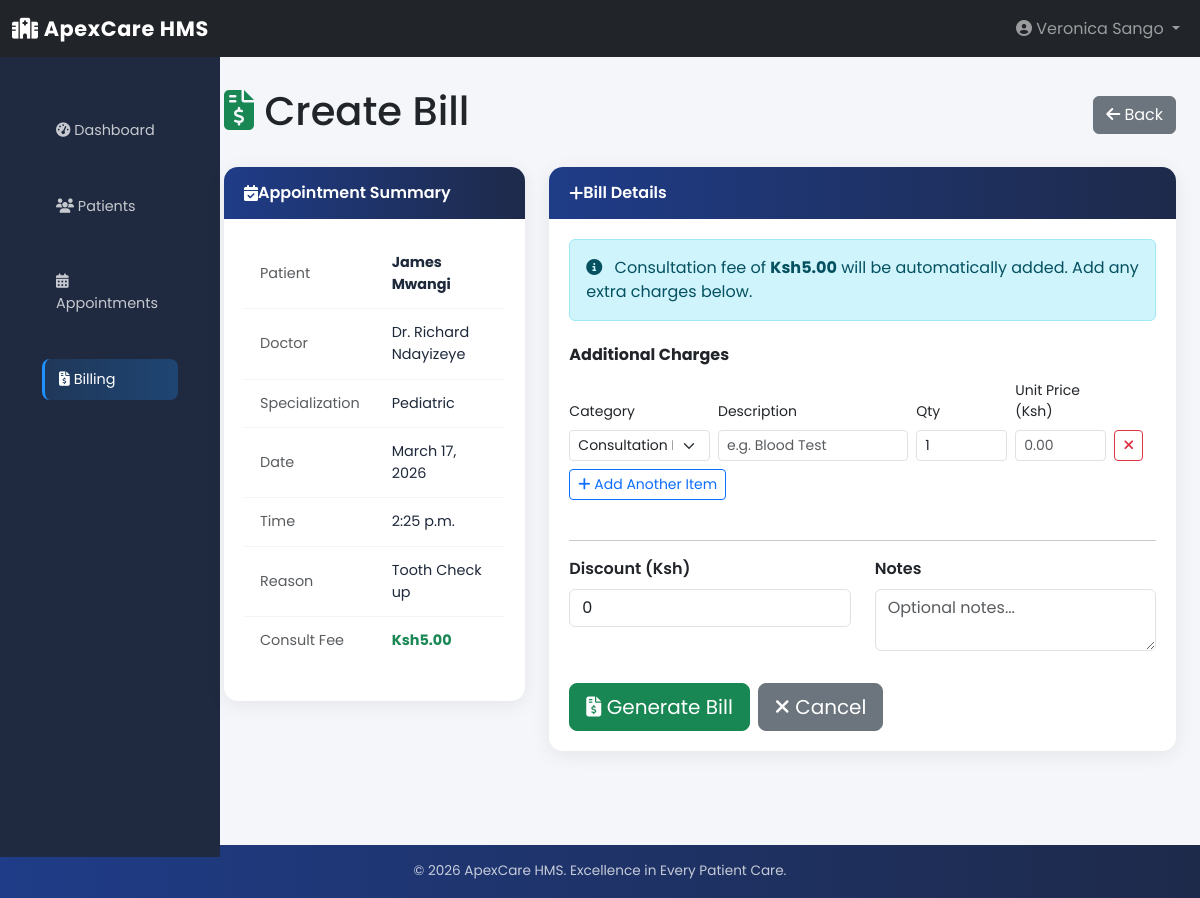
Page /billing/create/8/ (signed in) on the committed database.
### appointments/models.py (models this page shows, shortened)
class Appointment(models.Model):
    STATUS_CHOICES = [
        ('pending', 'Pending'),
        ('confirmed', 'Confirmed'),
        ('scheduled', 'Scheduled'),
        ('completed', 'Completed'),
        ('cancelled', 'Cancelled'),
        ('referred', 'Referred'),
    ]
    patient = models.ForeignKey(
        "patients.Patient",
        on_delete=models.CASCADE,
        related_name="appointments"
    )
    doctor = models.ForeignKey(
        "doctors.Doctor",
        on_delete=models.CASCADE,
        related_name="appointments"
    )
    appointment_date = models.DateField()
    appointment_time = models.TimeField()
    reason = models.CharField(max_length=255, blank=True, null=True)
    notes = models.TextField(blank=True, null=True)
    status = models.CharField(
        max_length=20,
        choices=STATUS_CHOICES,
        default='pending'
    )
    created_by = models.ForeignKey(
        User,
        on_delete=models.SET_NULL,
        null=True,
        related_name="created_appointments"
    )
    created_at = models.DateTimeField(auto_now_add=True)
    updated_at = models.DateTimeField(auto_now=True)
    class Meta:
        db_table = "appointments_appointment"
        verbose_name = "Appointment"
        verbose_name_plural = "Appointments"
        ordering = ["-appointment_date", "-appointment_time"]
        unique_together = ["patient", "doctor", "appointment_date", "appointment_time"]

### patients/models.py (models this page shows, shortened)
class Patient(models.Model):
    GENDER_CHOICES = [
        ('male', 'Male'),
        ('female', 'Female'),
        ('other', 'Other'),
    ]
    BLOOD_TYPE_CHOICES = [
        ('O+', 'O+'), ('O-', 'O-'),
        ('A+', 'A+'), ('A-', 'A-'),
        ('B+', 'B+'), ('B-', 'B-'),
        ('AB+', 'AB+'), ('AB-', 'AB-'),
    ]
    user = models.OneToOneField(
        User,
        on_delete=models.CASCADE,
        related_name='patient_profile'
    )
    first_name = models.CharField(max_length=100)
    last_name = models.CharField(max_length=100)
    date_of_birth = models.DateField()
    gender = models.CharField(
        max_length=10,
        choices=GENDER_CHOICES
    )
    contact = models.CharField(
        max_length=20,
        validators=[
            RegexValidator(
                regex=r'^\+?\d{9,15}Ksh',
                message='Enter a valid phone number'
            )
        ]
    )
    email = models.EmailField(blank=True, null=True)
    address = models.TextField(blank=True, null=True)
    county = models.CharField(max_length=100, blank=True, null=True)
    blood_type = models.CharField(
        max_length=5,
        choices=BLOOD_TYPE_CHOICES,
        blank=True,
        null=True
    )
    emergency_contact = models.CharField(max_length=20, blank=True, null=True)
    emergency_contact_name = models.CharField(max_length=100, blank=True, null=True)
    medical_history = models.TextField(blank=True, null=True)
    allergies = models.TextField(blank=True, null=True)
    created_at = models.DateTimeField(auto_now_add=True)
    updated_at = models.DateTimeField(auto_now=True)
    class Meta:
        db_table = "patients_patient"
        verbose_name = "Patient"
        verbose_name_plural = "Patients"
        ordering = ["-created_at"]

### doctors/models.py (models this page shows, shortened)
class Doctor(models.Model):
    phone_validator = RegexValidator(
        regex=r'^\+?\d{9,15}Ksh',
        message='Enter a valid phone number'
    )
    user = models.OneToOneField(
        User,
        on_delete=models.CASCADE,
        related_name='doctor_profile'
    )
    first_name = models.CharField(max_length=100)
    last_name = models.CharField(max_length=100)
    specialization = models.CharField(max_length=100)
    license_number = models.CharField(
        max_length=50,
        unique=True
    )
    contact = models.CharField(
        max_length=20,
        validators=[phone_validator]
    )
    email = models.EmailField(blank=True, null=True)
    consultation_fee = models.DecimalField(
        max_digits=10,
        decimal_places=2,
        default=0
    )
    availability = models.TextField(
        blank=True,
        null=True,
        help_text="Example: Monday–Friday 9AM–5PM"
    )
    bio = models.TextField(blank=True, null=True)
    is_available = models.BooleanField(default=True)
    created_at = models.DateTimeField(auto_now_add=True)
    updated_at = models.DateTimeField(auto_now=True)
    class Meta:
        db_table = "doctors_doctor"
        verbose_name = "Doctor"
        verbose_name_plural = "Doctors"
        ordering = ["specialization", "last_name"]

### billing/views.py (the view, shortened to what this page needs)
# urls.py: path('create/<int:appointment_id>/', views.bill_create, name='bill_create'),
@login_required
@check_role('receptionist')
def bill_create(request, appointment_id):
    appointment = get_object_or_404(Appointment, id=appointment_id)
    if hasattr(appointment, 'bill'):
        messages.warning(request, 'A bill already exists for this appointment.')
        return redirect('billing:bill_detail', pk=appointment.bill.id)
    context = {
        'appointment': appointment,
        'consultation_fee': appointment.doctor.consultation_fee or 0,
        'categories': BillItem.CATEGORY_CHOICES,
    }
    return render(request, 'billing/bill_form.html', context)

### billing/templates/billing/bill_form.html (shortened to what this page needs)
{% extends 'base.html' %}
{% block content %}
<div class="d-flex justify-content-between align-items-center mb-4">
    <h1><i class="fas fa-file-invoice-dollar text-success"></i> Create Bill</h1>
    <a href="{% url 'billing:bill_list' %}" class="btn btn-secondary">
        <i class="fas fa-arrow-left"></i> Back
    </a>
</div>
<div class="row">
    <div class="col-md-4 mb-4">
        <div class="card">
            <div class="card-header">
                <i class="fas fa-calendar-check"></i> Appointment Summary
            </div>
            <div class="card-body">
                <table class="table table-sm table-borderless">
                    <tr>
                        <td class="text-muted">Patient</td>
                        <td><strong>{{ appointment.patient.first_name }} {{ appointment.patient.last_name }}</strong></td>
                    </tr>
                    <tr>
                        <td class="text-muted">Doctor</td>
                        <td>Dr. {{ appointment.doctor.first_name }} {{ appointment.doctor.last_name }}</td>
                    </tr>
                    <tr>
                        <td class="text-muted">Specialization</td>
                        <td>{{ appointment.doctor.specialization }}</td>
                    </tr>
                    <tr>
                        <td class="text-muted">Date</td>
                        <td>{{ appointment.appointment_date }}</td>
                    </tr>
                    <tr>
                        <td class="text-muted">Time</td>
                        <td>{{ appointment.appointment_time }}</td>
                    </tr>
                    <tr>
                        <td class="text-muted">Reason</td>
                        <td>{{ appointment.reason|default:'-' }}</td>
                    </tr>
                    <tr>
                        <td class="text-muted">Consult Fee</td>
                        <td><strong class="text-success">Ksh{{ consultation_fee }}</strong></td>
                    </tr>
                </table>
            </div>
        </div>
    </div>
    <div class="col-md-8 mb-4">
        <div class="card">
            <div class="card-header">
                <i class="fas fa-plus"></i> Bill Details
            </div>
            <div class="card-body">
                <form method="post" id="billForm">
                    <div class="alert alert-info mb-4">
                        <i class="fas fa-info-circle me-2"></i>
                        Consultation fee of <strong>Ksh{{ consultation_fee }}</strong> will be
                        automatically added. Add any extra charges below.
                    </div>
                    <h6 class="fw-bold mb-3">Additional Charges</h6>
                    <div id="itemsContainer">
                        <div class="item-row row g-2 mb-2 align-items-end">
                            <div class="col-md-3">
                                <label class="form-label small">Category</label>
                                <select class="form-select form-select-sm" name="category">
                                    {% for val, label in categories %}
                                    <option value="{{ val }}">{{ label }}</option>
                                    {% endfor %}
                                </select>
                            </div>
                            <div class="col-md-4">
                                <label class="form-label small">Description</label>
                                <input type="text" class="form-control form-control-sm"
                                       name="description" placeholder="e.g. Blood Test">
                            </div>
                            <div class="col-md-2">
                                <label class="form-label small">Qty</label>
                                <input type="number" class="form-control form-control-sm"
                                       name="quantity" value="1" min="1">
                            </div>
                            <div class="col-md-2">
                                <label class="form-label small">Unit Price (Ksh)</label>
                                <input type="number" class="form-control form-control-sm"
                                       name="unit_price" step="0.01" min="0" placeholder="0.00">
                            </div>
                            <div class="col-md-1">
                                <button type="button" class="btn btn-sm btn-outline-danger remove-row">
                                    <i class="fas fa-times"></i>
                                </button>
                            </div>
                        </div>
                    </div>
                    <button type="button" class="btn btn-outline-primary btn-sm mb-4" id="addItem">
                        <i class="fas fa-plus"></i> Add Another Item
                    </button>
                    <hr>
                    <div class="row">
                        <div class="col-md-6 mb-3">
                            <label class="form-label fw-semibold">Discount (Ksh)</label>
                            <input type="number" class="form-control" name="discount"
                                   step="0.01" min="0" value="0" placeholder="0.00">
                        </div>
                        <div class="col-md-6 mb-3">
                            <label class="form-label fw-semibold">Notes</label>
                            <textarea class="form-control" name="notes" rows="2"
                                      placeholder="Optional notes..."></textarea>
                        </div>
                    </div>
                    <div class="d-flex gap-2 mt-3">
                        <button type="submit" class="btn btn-success btn-lg">
                            <i class="fas fa-file-invoice-dollar"></i> Generate Bill
                        </button>
                        <a href="{% url 'billing:bill_list' %}" class="btn btn-secondary btn-lg">
                            <i class="fas fa-times"></i> Cancel
                        </a>
                    </div>
                </form>
            </div>
        </div>
    </div>
</div>
{% endblock %}

### templates/base.html (shortened to what this page needs)
{% load static %}
<!DOCTYPE html>
<html lang="en">
<head>
    <link href="https://cdn.jsdelivr.net/npm/bootstrap@5.3.8/dist/css/bootstrap.min.css" rel="stylesheet">
    <link rel="stylesheet" href="https://cdnjs.cloudflare.com/ajax/libs/font-awesome/6.4.0/css/all.min.css">
    <link rel="stylesheet" href="{% static 'css/style.css' %}">
</head>
<body>
<nav class="navbar navbar-expand-lg navbar-dark bg-dark sticky-top">
    <div class="container-fluid">
        <a class="navbar-brand" href="{% url 'core:dashboard' %}">
            <i class="fas fa-hospital"></i> ApexCare HMS
        </a>
        <div class="collapse navbar-collapse" id="navbarNav">
            <ul class="navbar-nav ms-auto">
                {% if user.is_authenticated %}
                <li class="nav-item dropdown">
                    <a class="nav-link dropdown-toggle" href="#" data-bs-toggle="dropdown">
                        <i class="fas fa-user-circle"></i>
                        {{ user.get_full_name|default:user.username }}
                    </a>
                </li>
                {% endif %}
            </ul>
        </div>
    </div>
</nav>
<div class="container-fluid">
    <div class="row">
        {% if user.is_authenticated %}
        <nav class="col-md-2 d-none d-md-block sidebar">
            <div class="position-sticky pt-3">
                <ul class="nav flex-column">
                    <li class="nav-item">
                        <a class="nav-link {% if request.resolver_match.url_name == 'dashboard' %}active{% endif %}"
                           href="{% url 'core:dashboard' %}">
                            <i class="fas fa-tachometer-alt"></i> Dashboard
                        </a>
                    </li>
                    {% if user.profile.role == 'admin' or user.profile.role == 'receptionist' %}
                    <li class="nav-item">
                        <a class="nav-link {% if 'patient' in request.resolver_match.url_name %}active{% endif %}"
                           href="{% url 'patients:patient_list' %}">
                            <i class="fas fa-users"></i> Patients
                        </a>
                    </li>
                    {% endif %}
                    {% if user.is_authenticated %}
                    <li class="nav-item">
                        <a class="nav-link {% if 'appointment' in request.resolver_match.url_name %}active{% endif %}"
                           href="{% url 'appointments:appointment_list' %}">
                            <i class="fas fa-calendar-alt"></i> Appointments
                        </a>
                    </li>
                    {% endif %}
                    {% if user.profile.role == 'admin' or user.profile.role == 'receptionist' %}
                    <li class="nav-item">
                        <a class="nav-link {% if 'bill' in request.resolver_match.url_name %}active{% endif %}"
                           href="{% url 'billing:bill_list' %}">
                            <i class="fas fa-file-invoice-dollar"></i> Billing
                        </a>
                    </li>
                    {% endif %}
                </ul>
            </div>
        </nav>
        {% endif %}
        <main class="col-md-{% if user.is_authenticated %}10{% else %}12{% endif %} ms-sm-auto px-md-4 main-content">
            {% block content %}{% endblock %}
        </main>
    </div>
</div>
<footer class="footer">
    <div class="container-fluid text-center">
        <p>&copy; 2026 ApexCare HMS. Excellence in Every Patient Care.</p>
    </div>
</footer>
</body>
</html>

### rows in the picture
Appointment: patient.first_name "James", patient.last_name "Mwangi", doctor.first_name "Richard", doctor.last_name "Ndayizeye", doctor.specialization "Pediatric", appointment_date "March 17, 2026", appointment_time "2:25 p.m.", reason "Tooth Check up"
Doctor: consultation_fee "5.00"

### other values in the picture
{{ user.get_full_name|default:user.username }} "Veronica Sango"
form field category "Consultation Fee"
